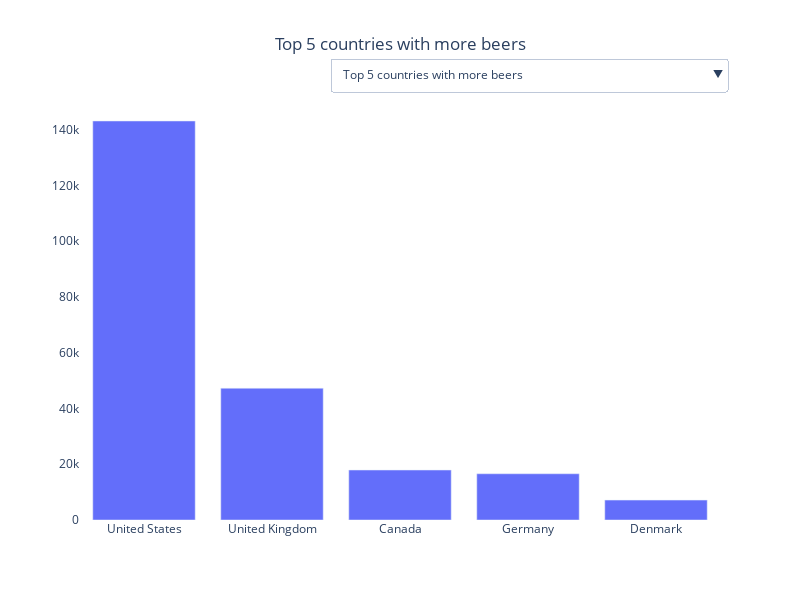

The notebook cell saved with this chart:
### Code cell
# Plot the top 5 for each category
data_presentation.plot_top_5()

### Figure 1 — Plotly figure (JSON) as saved in the notebook; plotly's stock layout.template omitted (floating-point values rounded to 4 significant figures)
{"data": [{"name": "Beers", "type": "bar", "x": ["United States", "United Kingdom", "Canada", "Germany", "Denmark"], "y": [143157, 47274, 17925, 16583, 7131]}, {"name": "Users", "type": "bar", "visible": false, "x": ["United States", "Canada", "United Kingdom", "Australia", "Poland"], "y": [25717, 3048, 2941, 1355, 1288]}, {"name": "Breweries", "type": "bar", "visible": false, "x": ["United States", "United Kingdom", "Germany", "Italy", "Canada"], "y": [5658, 2175, 1806, 787, 717]}, {"name": "Ratings by user country", "type": "bar", "visible": false, "x": ["United States", "Denmark", "United Kingdom", "Canada", "Sweden"], "y": [2971041, 546124, 496158, 490043, 262688]}, {"name": "Ratings by brewery country", "type": "bar", "visible": false, "x": ["United States", "United Kingdom", "Belgium", "Germany", "Canada"], "y": [2755858, 696533, 580500, 456666, 302641]}], "layout": {"barmode": "group", "height": 600, "paper_bgcolor": "rgb(255,255,255)", "plot_bgcolor": "rgb(255,255,255)", "title": {"text": "Top 5 countries with more beers", "x": 0.5}, "updatemenus": [{"active": 0, "buttons": [{"args": [{"visible": [true, false, false, false, false]}, {"title": "Top 5 countries with more beers"}], "label": "Top 5 countries with more beers", "method": "update"}, {"args": [{"visible": [false, true, false, false, false]}, {"title": "Top 5 countries with more users"}], "label": "Top 5 countries with more users", "method": "update"}, {"args": [{"visible": [false, false, true, false, false]}, {"title": "Top 5 countries with more breweries"}], "label": "Top 5 countries with more breweries", "method": "update"}, {"args": [{"visible": [false, false, false, true, false]}, {"title": "Top 5 countries with more ratings based on the user country"}], "label": "Top 5 countries with more ratings based on the user country", "method": "update"}, {"args": [{"visible": [false, false, false, false, true]}, {"title": "Top 5 countries with more ratings based on the brewery country"}], "label": "Top 5 countries with more ratings based on the brewery country", "method": "update"}], "x": 0.7, "xanchor": "center", "y": 1.1, "yanchor": "top"}], "width": 800}}
